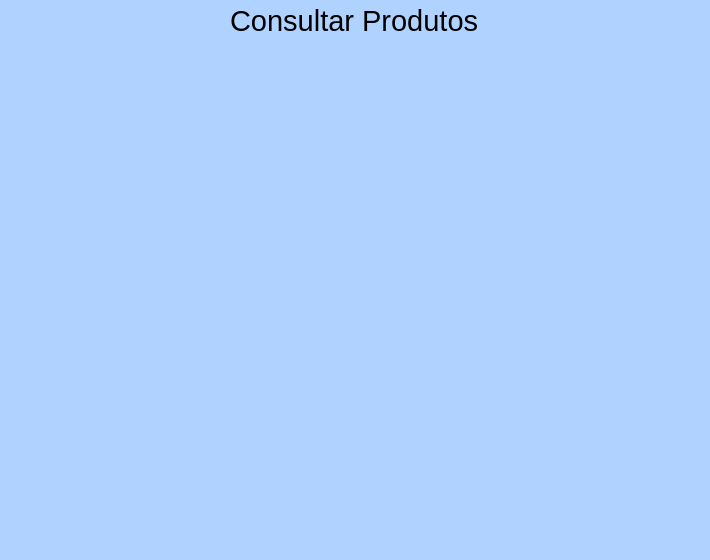
<?xml version="1.0" encoding="UTF-8"?>
<ui version="4.0">
 <class>MainWindow</class>
 <widget class="QMainWindow" name="MainWindow">
  <property name="geometry">
   <rect>
    <x>0</x>
    <y>0</y>
    <width>710</width>
    <height>560</height>
   </rect>
  </property>
  <property name="windowTitle">
   <string>MainWindow</string>
  </property>
  <property name="styleSheet">
   <string notr="true">background-color: rgb(175, 210, 255);</string>
  </property>
  <widget class="QWidget" name="centralwidget">
   <widget class="QLabel" name="label">
    <property name="geometry">
     <rect>
      <x>230</x>
      <y>0</y>
      <width>281</width>
      <height>41</height>
     </rect>
    </property>
    <property name="font">
     <font>
      <pointsize>22</pointsize>
     </font>
    </property>
    <property name="text">
     <string>Consultar Produtos</string>
    </property>
   </widget>
  </widget>
  <widget class="QMenuBar" name="menubar">
   <property name="geometry">
    <rect>
     <x>0</x>
     <y>0</y>
     <width>710</width>
     <height>24</height>
    </rect>
   </property>
  </widget>
  <widget class="QStatusBar" name="statusbar"/>
 </widget>
 <resources/>
 <connections/>
</ui>
